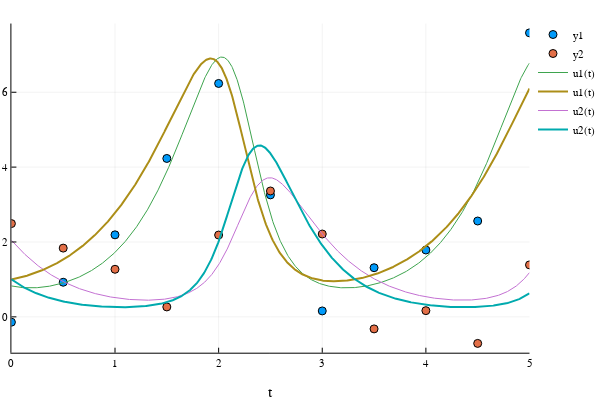

Notebook code for this chart:
### Code cell
Plots.scatter(sol_discrete.t, data1')  # data used to estimate parameters and initial conditions
Plots.plot!(sol_est2)   # solution from noisy data shown with thin lines
Plots.plot!(sol, lw=2)  # solution to original system with thick lines

### Figure 1 — Plotly figure (JSON) as saved in the notebook; plotly's stock layout.template omitted (floating-point values rounded to 4 significant figures; data arrays with more than 128 entries replaced by an {"elided": "..."} marker saying what was removed)
{"data": [{"colorbar": {"title": ""}, "legendgroup": "y1", "marker": {"color": "rgba(0, 154, 250, 1.000)", "line": {"color": "rgba(0, 0, 0, 1.000)", "width": 1}, "size": 8, "symbol": "circle"}, "mode": "markers", "name": "y1", "showlegend": true, "type": "scatter", "x": [0, 0.5, 1, 1.5, 2, 2.5, 3, 3.5, 4, 4.5, 5], "xaxis": "x1", "y": [-0.1419, 0.9247, 2.191, 4.232, 6.235, 3.258, 0.1582, 1.313, 1.786, 2.56, 7.587], "yaxis": "y1", "zmax": null, "zmin": null}, {"colorbar": {"title": ""}, "legendgroup": "y2", "marker": {"color": "rgba(227, 111, 71, 1.000)", "line": {"color": "rgba(0, 0, 0, 1.000)", "width": 1}, "size": 8, "symbol": "circle"}, "mode": "markers", "name": "y2", "showlegend": true, "type": "scatter", "x": [0, 0.5, 1, 1.5, 2, 2.5, 3, 3.5, 4, 4.5, 5], "xaxis": "x1", "y": [2.492, 1.836, 1.27, 0.2649, 2.186, 3.363, 2.213, -0.3219, 0.1658, -0.709, 1.388], "yaxis": "y1", "zmax": null, "zmin": null}, {"colorbar": {"title": ""}, "legendgroup": "u1(t)", "line": {"color": "rgba(62, 164, 78, 1.000)", "dash": "solid", "shape": "linear", "width": 1}, "mode": "lines", "name": "u1(t)", "showlegend": true, "type": "scatter", "x": {"elided": "1000 float values"}, "xaxis": "x1", "y": {"elided": "1000 float values"}, "yaxis": "y1", "zmax": null, "zmin": null}, {"colorbar": {"title": ""}, "legendgroup": "u2(t)", "line": {"color": "rgba(195, 113, 210, 1.000)", "dash": "solid", "shape": "linear", "width": 1}, "mode": "lines", "name": "u2(t)", "showlegend": true, "type": "scatter", "x": {"elided": "1000 float values"}, "xaxis": "x1", "y": {"elided": "1000 float values"}, "yaxis": "y1", "zmax": null, "zmin": null}, {"colorbar": {"title": ""}, "legendgroup": "u1(t)", "line": {"color": "rgba(172, 142, 24, 1.000)", "dash": "solid", "shape": "linear", "width": 2}, "mode": "lines", "name": "u1(t)", "showlegend": true, "type": "scatter", "x": {"elided": "1000 float values"}, "xaxis": "x1", "y": {"elided": "1000 float values"}, "yaxis": "y1", "zmax": null, "zmin": null}, {"colorbar": {"title": ""}, "legendgroup": "u2(t)", "line": {"color": "rgba(0, 170, 174, 1.000)", "dash": "solid", "shape": "linear", "width": 2}, "mode": "lines", "name": "u2(t)", "showlegend": true, "type": "scatter", "x": {"elided": "1000 float values"}, "xaxis": "x1", "y": {"elided": "1000 float values"}, "yaxis": "y1", "zmax": null, "zmin": null}], "layout": {"annotations": [], "height": 400, "legend": {"bgcolor": "rgba(255, 255, 255, 1.000)", "bordercolor": "rgba(0, 0, 0, 1.000)", "font": {"color": "rgba(0, 0, 0, 1.000)", "family": "sans-serif", "size": 11}, "tracegroupgap": 0, "x": 1, "y": 1}, "margin": {"b": 20, "l": 0, "r": 0, "t": 20}, "paper_bgcolor": "rgba(255, 255, 255, 1.000)", "plot_bgcolor": "rgba(255, 255, 255, 1.000)", "showlegend": true, "width": 600, "xaxis": {"anchor": "y1", "domain": [0.02138, 0.9934], "gridcolor": "rgba(0, 0, 0, 0.100)", "gridwidth": 0.5, "linecolor": "rgba(0, 0, 0, 1.000)", "mirror": false, "range": [0, 5], "showgrid": true, "showline": true, "showticklabels": true, "tickangle": 0, "tickcolor": "rgb(0, 0, 0)", "tickfont": {"color": "rgba(0, 0, 0, 1.000)", "family": "sans-serif", "size": 11}, "tickmode": "array", "ticks": "inside", "ticktext": ["0", "1", "2", "3", "4", "5"], "tickvals": [0, 1, 2, 3, 4, 5], "title": "t", "titlefont": {"color": "rgba(0, 0, 0, 1.000)", "family": "sans-serif", "size": 15}, "type": "-", "visible": true, "zeroline": false, "zerolinecolor": "rgba(0, 0, 0, 1.000)"}, "yaxis": {"anchor": "x1", "domain": [0.07581, 0.9902], "gridcolor": "rgba(0, 0, 0, 0.100)", "gridwidth": 0.5, "linecolor": "rgba(0, 0, 0, 1.000)", "mirror": false, "range": [-0.9579, 7.836], "showgrid": true, "showline": true, "showticklabels": true, "tickangle": 0, "tickcolor": "rgb(0, 0, 0)", "tickfont": {"color": "rgba(0, 0, 0, 1.000)", "family": "sans-serif", "size": 11}, "tickmode": "array", "ticks": "inside", "ticktext": ["0", "2", "4", "6"], "tickvals": [0, 2, 4, 6], "title": "", "titlefont": {"color": "rgba(0, 0, 0, 1.000)", "family": "sans-serif", "size": 15}, "type": "-", "visible": true, "zeroline": false, "zerolinecolor": "rgba(0, 0, 0, 1.000)"}}}
